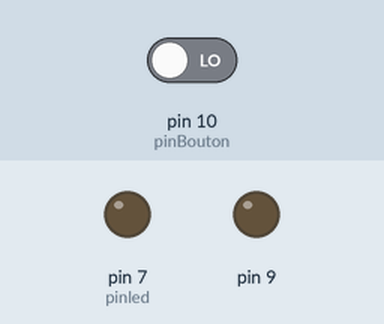
This program was run on a simulated Arduino Uno, built with avr-gcc and run on an emulated ATmega328P. Parts: output pins drawn as LEDs (lit = HIGH). The inputs (shaded band) are chosen by the test bench; at power-on: pin 10 (pinBouton) LOW. What the program prints to the serial monitor is not drawn.

Above: at 2.8 s.
2.9 s: pin 10 (pinBouton) driven HIGH
At 3.05 s:
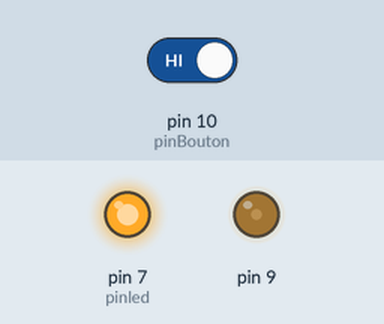
At 3.4 s:
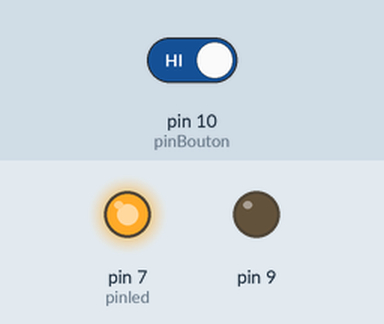
Timing chart, 0 to 10.5 s (numbered marks = the images above; inputs shaded):
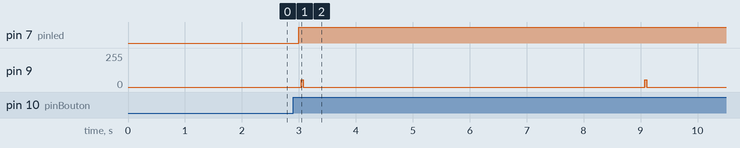

The program:

main.cpp
```cpp
/* déclenchement d'un Pentax  KX à l'aide du led IR
Richard 26/03/17 fonctionnel.
Quand on appuye sur le bouton poussoir , le KX placé en mode infrarouge prend
une photo
matériel :
1 led de contrôle  1 resistance R= 220 ohms (rouge/rouge/noir)
1 led IR  emettrice + 1 resistance R= 181 ohms (marron / gris / marron)
1 bouton poussoir1 resistance R= 10 ko pour pull up ainsi qd on appuye sur le
bouton poussoir, on obtient une sortie =1

librairies :
MultiCameraIrControl.cpp et .h à placer dans un repertoire propre le tout
dans le répertoire lib

montage dans le répertoire /doc /img


http://sebastian.setz.name/arduino/my-libraries/multi-camera-ir-control/
https://github.com/dsebastien/electronicsProjects/tree/master/RemoteDSLRTrigger
images mises en film : https://www.dsebastien.net/2015/01/25/simple-time-lapse-using-ffmpeg/
Simple time-lapse using ffmpeg
http://playground.arduino.cc/Code/InfraredReceivers
https://wiki.turmlabor.de/projekte/dslrfernausloeser
http://www.righto.com/2009/08/multi-protocol-infrared-remote-library.html
=====================================================================
*/

#include<Arduino.h>
#include <multiCameraIrControl.h> // Camera IR control

Pentax K7(9);                // Pin 9 définit pour l'IR en INPUT
const int pinBouton=10;     // Pin 10 pour la led-bouton poussoir
const int pinled=7;         // permet la vérification du fonctionnement du bouton poussoir
                            // si on appuye sur le bouton poussoir , la led s'allume et
                            //la photo sera prise
 void setup(){
      //pinMode(Pentax K7,OUTPUT); //la broche 10 digital en OUTPUT

 Serial.begin(9600);        // vitesse de transmission des données à l'écran pour vérification
       pinMode(pinBouton,INPUT); // on definit l'état INPUT de la broche 10 en entrée du bouton poussoir
       pinMode(pinled,OUTPUT); // on definit l'état OUPUT de la broche 7 en sortie de la led
 }

 void loop(){
   //lecture de l'état du bouton et stockage dans etatBouton
     boolean etatBouton = digitalRead(pinBouton);

     //test des conditions
     if (etatBouton==HIGH)//test si bouton appuyé
     {
       digitalWrite(pinled,HIGH);          // on allume la led
       K7.shutterNow();                    // on prend une photo
      //  K7.toggleFocus();                // ne fonctionne pas
      delay(5000);                         // on attend 5 s
     }
     if (etatBouton==LOW)//test si bouton levé
     {
         digitalWrite(pinled,LOW);  // on eteint la led
     }
         Serial.print("Bouton poussoir à l'état : ");
         Serial.println(etatBouton);
         delay(1000); //petite attente
/*
   K7.shutterNow();
   delay(5000);
   K7.toggleFocus(); // ne fonctionne pas à revoir
   delay(5000);
   K7.toggleFocus();
   delay(5000);
   K7.toggleFocus();
   delay(5000);
   */
 }
```

Measured:
- after the input at 2.9 s, pin 7 (pinled): LOW → HIGH after 0.10 s; pin 9: alternates 56/255 for 0.04 s and 0/255 for 6.0 s, starting after 0.14 s
